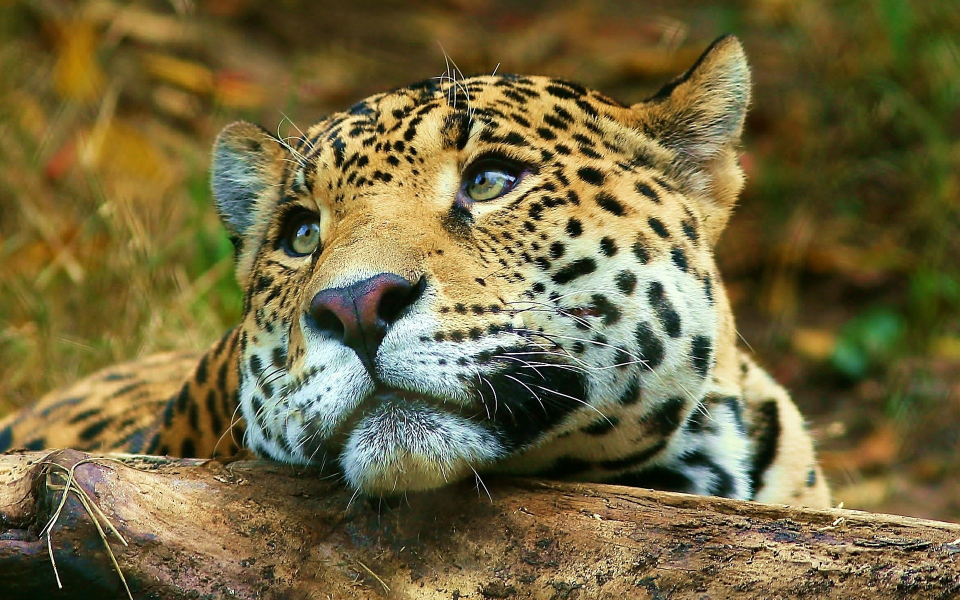
#> input picture OPENCV/test.jpg, 1920 x 1200 px (shown at 1/2 size)
$ python main.py
#> lines starting #> are read from the running program, lines starting #| are printed output that depends on the picture
import cv2

img = cv2.imread('test.jpg')
#> img is the input picture: shape (1200, 1920, 3); mean B, G, R 63.5, 103.9, 115
print(img.shape)
#| (1200, 1920, 3)
img = cv2.resize(img, (500, 500))
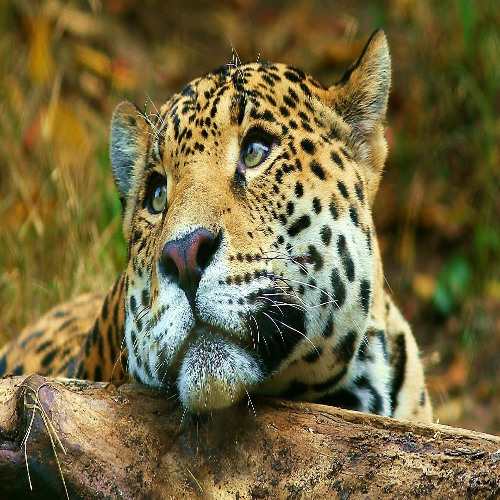
#> img: shape (500, 500, 3); mean B, G, R 63.3, 103.8, 114.9
print(img.shape)
#| (500, 500, 3)
